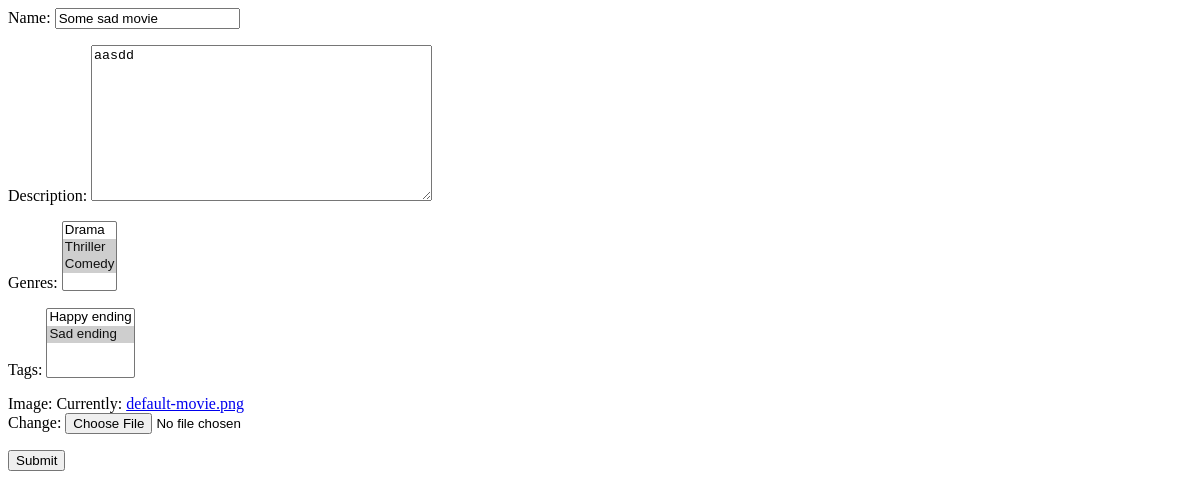
The app's page /movies/movie/edit/1 (signed in), older data.
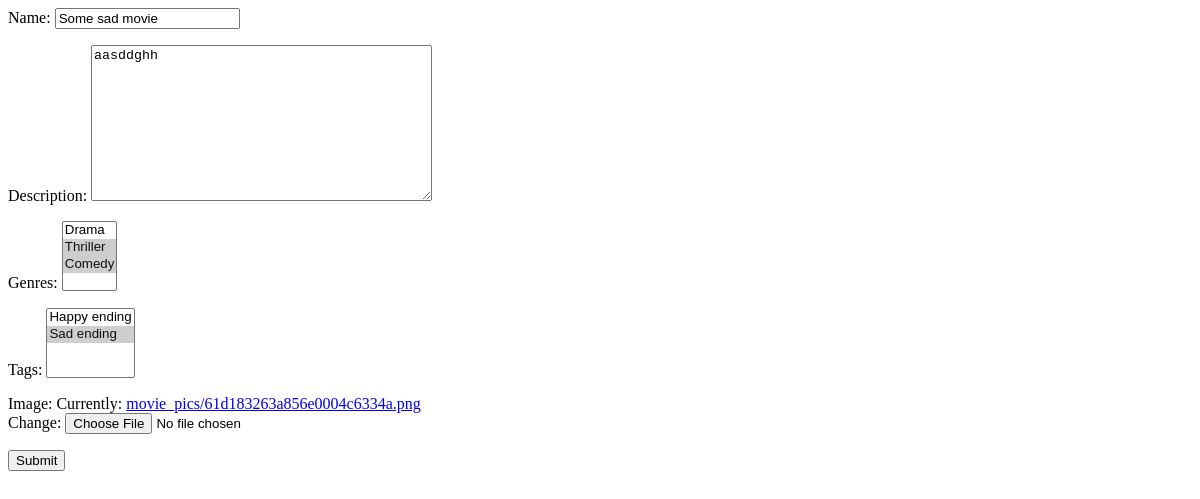
The same page, newer data.
### movies/models.py (models this page shows, shortened)
class Movie(models.Model):
    name = models.CharField(max_length=100)
    description = models.TextField(max_length=500)
    created_at = models.DateTimeField(auto_now_add=True)
    updated_at = models.DateTimeField(auto_now=True)
    created_by = models.ForeignKey(User, on_delete=models.SET_NULL, null=True, related_name='movies_created')
    updated_by = models.ForeignKey(User, on_delete=models.SET_NULL, null=True, related_name='movies_updated')
    public = models.BooleanField(default=False)
    genres = models.ManyToManyField(Genre)
    tags = models.ManyToManyField(Tag)
    image = models.ImageField(default='default-movie.png', upload_to='movie_pics')

class Genre(models.Model):
    name = models.CharField(max_length=100)
    description = models.TextField(max_length=500)
    def __str__(self):
        return self.name

class Tag(models.Model):
    name = models.CharField(max_length=100)
    description = models.TextField(max_length=500)
    def __str__(self):
        return self.name

### movies/views.py (the view)
# urls.py: path("movie/edit/<int:movie_id>", views.movie_edit, name="movie_edit"),
def movie_edit(request, movie_id):
    context = {}
    movie = get_object_or_404(Movie, pk=movie_id)
    if not request.user.is_staff:
        return HttpResponse("No rights to do this action")
    form = MovieForm(instance=movie)
    if request.method == "POST":
        form = MovieForm(request.POST, request.FILES, instance=movie)
        if form.is_valid():
            instance = form.save()
            return HttpResponseRedirect(reverse('movie_detail', args=(str(instance.id))))
    context["form"] = form
    return render(request, "movies/create_edit_form.html", context)

### movies/forms.py
class MovieForm(forms.ModelForm):
    class Meta:
        model = Movie
        fields = ['name', 'description', 'genres', 'tags', 'image']

### movies/templates/movies/create_edit_form.html (shortened to what this page needs)
<form action="" method="post" enctype="multipart/form-data">
    {{ form.as_p }}
    <input type="submit" value="Submit">
</form>

Row changes from the older to the newer data that the page shows:
changed Movie "Some sad movie": description "aasdd" → "aasddghh"
Text that changed along with them:
text no longer shown: "Name: Description: Genres: Tags: Image: Currently: default-movie.png Change:"
text now shown: "Name: Description: Genres: Tags: Image: Currently: movie_pics/61d183263a856e0004c6334a.png Change:"
